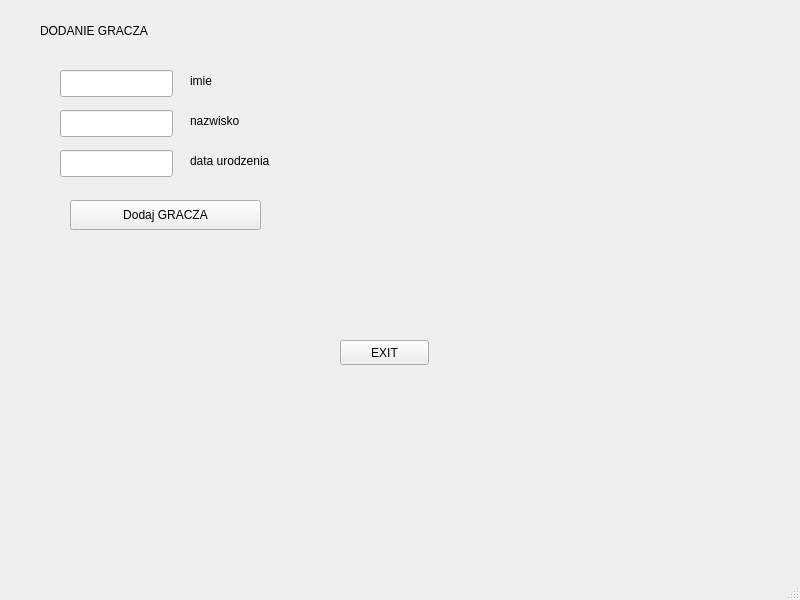
<?xml version="1.0" encoding="UTF-8"?>
<ui version="4.0">
 <class>MainWindow</class>
 <widget class="QMainWindow" name="MainWindow">
  <property name="geometry">
   <rect>
    <x>0</x>
    <y>0</y>
    <width>800</width>
    <height>600</height>
   </rect>
  </property>
  <property name="windowTitle">
   <string>MainWindow</string>
  </property>
  <widget class="QWidget" name="centralwidget">
   <widget class="QLabel" name="label">
    <property name="geometry">
     <rect>
      <x>350</x>
      <y>110</y>
      <width>181</width>
      <height>22</height>
     </rect>
    </property>
    <property name="text">
     <string/>
    </property>
   </widget>
   <widget class="QLineEdit" name="lineEdit">
    <property name="geometry">
     <rect>
      <x>60</x>
      <y>70</y>
      <width>113</width>
      <height>27</height>
     </rect>
    </property>
   </widget>
   <widget class="QLineEdit" name="lineEdit_2">
    <property name="geometry">
     <rect>
      <x>60</x>
      <y>110</y>
      <width>113</width>
      <height>27</height>
     </rect>
    </property>
   </widget>
   <widget class="QLineEdit" name="lineEdit_3">
    <property name="geometry">
     <rect>
      <x>60</x>
      <y>150</y>
      <width>113</width>
      <height>27</height>
     </rect>
    </property>
   </widget>
   <widget class="QLabel" name="label_2">
    <property name="geometry">
     <rect>
      <x>190</x>
      <y>70</y>
      <width>77</width>
      <height>22</height>
     </rect>
    </property>
    <property name="text">
     <string>imie</string>
    </property>
   </widget>
   <widget class="QLabel" name="label_3">
    <property name="geometry">
     <rect>
      <x>190</x>
      <y>110</y>
      <width>77</width>
      <height>22</height>
     </rect>
    </property>
    <property name="text">
     <string>nazwisko</string>
    </property>
   </widget>
   <widget class="QLabel" name="label_4">
    <property name="geometry">
     <rect>
      <x>190</x>
      <y>150</y>
      <width>121</width>
      <height>22</height>
     </rect>
    </property>
    <property name="text">
     <string>data urodzenia</string>
    </property>
   </widget>
   <widget class="QPushButton" name="pushButton">
    <property name="geometry">
     <rect>
      <x>70</x>
      <y>200</y>
      <width>191</width>
      <height>30</height>
     </rect>
    </property>
    <property name="text">
     <string>Dodaj GRACZA</string>
    </property>
   </widget>
   <widget class="QPushButton" name="pushButton_2">
    <property name="geometry">
     <rect>
      <x>340</x>
      <y>340</y>
      <width>89</width>
      <height>25</height>
     </rect>
    </property>
    <property name="text">
     <string>EXIT</string>
    </property>
   </widget>
   <widget class="QLabel" name="label_5">
    <property name="geometry">
     <rect>
      <x>40</x>
      <y>10</y>
      <width>161</width>
      <height>41</height>
     </rect>
    </property>
    <property name="text">
     <string>DODANIE GRACZA</string>
    </property>
   </widget>
  </widget>
  <widget class="QMenuBar" name="menubar">
   <property name="geometry">
    <rect>
     <x>0</x>
     <y>0</y>
     <width>800</width>
     <height>22</height>
    </rect>
   </property>
  </widget>
  <widget class="QStatusBar" name="statusbar"/>
 </widget>
 <resources/>
 <connections/>
</ui>
